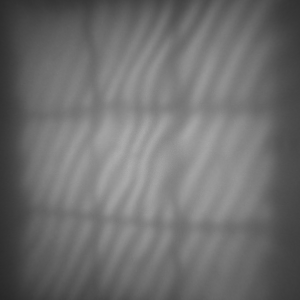
#> input picture Website/cameraSettings/light_setting_dark.png, 300 x 300 px, found by its file name; its folder holds only this picture in this run
$ jupyter execute image_find_peak.ipynb
#> lines starting #> are read from the running program, lines starting #| are printed output that depends on the picture; after the words box and inside, x2 and y2 are one past the last pixel; in counts of white or black regions, pixels touching at a corner belong together
[cell 1]
import os
import numpy as np
import cv2
from numpy import unravel_index
import math
import matplotlib.pyplot as plt

[cell 2]
def FFT(image):
    # Return the fast fourier transform after it is centered
    fft = np.fft.fft2(image, s=None, axes=(-2, -1), norm=None)
    fft = np.fft.fftshift(fft, axes=None)
    return fft

def power_spectrum(fft):
    # Returns the power spectrum of the 2D-Fourier Transform
    return np.abs(fft)**2

def findPeakGrid(a):
    height = len(a)
    width = len(a[0])
    b = np.asarray(a)

    return unravel_index(b.argmax(), b.shape)


def maskDots(fft_img, X, Y, radius_squared):
    # Compute the squared distances from the circle center
    r1 = (np.arange(crop_size)[:, None] - Y - crop_size/2) ** 2 + (np.arange(crop_size) - X - crop_size/2) ** 2
    r2 = (np.arange(crop_size)[:, None] + Y - crop_size/2) ** 2 + (np.arange(crop_size) + X - crop_size/2) ** 2


    # Create a mask that is True where both distances are greater than radius ** 2
    mask = np.logical_and(r1 > radius_squared, r2 > radius_squared)

    # Apply the mask to the FFT image
    fft_img[mask] = 0

    fft_copy = fft_img.copy()

    return fft_copy

def showImage(image, X, Y, radius_squared):
    # Takes a numpy array and transforms it into cv2 heatmap

    # Logarithmic and normalize
    image_log = np.log(np.abs(image.astype(np.float64)))
    image_norm = cv2.normalize(image_log, None, 0, 255, cv2.NORM_MINMAX)

    # Grayscale from normalized logarithmic image
    image_gray = np.uint8(image_norm)*255

    # Create heatmap from grayscale
    image_heatmap = cv2.applyColorMap(image_gray, cv2.COLORMAP_JET)

    # Add circle to show where mask is
    w = len(image_heatmap)
    h = len(image_heatmap[0])
    image_heatmap = cv2.circle(image_heatmap, (int(w/2+X),int(h/2+Y)), int(math.sqrt(radius_squared)), (0, 0, 0), 1)
    #cv2.imshow("circle",image_heatmap)

    # Resize image
    image_heatmap = cv2.resize(image_heatmap, (w*4, h*4))

    # Crop unnecessary parts out
    w = len(image_heatmap)
    h = len(image_heatmap[0])
    image_heatmap = image_heatmap[int(w/2)-120:int(w/2)+120, int(h/2)-120:int(h/2)+120]

    # Image to contain heatmap color bar gradient
    color_bar = np.zeros((image_heatmap.shape[0], 70, 3), dtype=np.uint8)
    gradient = np.linspace(0, 255, image_heatmap.shape[0]).astype(np.uint8)

    # Add the gradient to the color bar
    for i, intensity in enumerate(gradient):
        color = cv2.applyColorMap(np.array([[intensity]]), cv2.COLORMAP_JET)[0][0]
        color_bar[i] = color

    # Concatenate the color bar and the heatmap horizontally
    image_with_colorbar = np.concatenate((image_heatmap, color_bar), axis=1)

    # Settings for color bar font and placement
    font = cv2.FONT_HERSHEY_SIMPLEX
    font_scale = 0.4
    font_color = (255, 255, 255)  # White
    font_thickness = 1
    font_color2 = (0,0,0)  # White
    font_thickness2 = 2
    value_step = len(image_heatmap) / 5.5

    # Actual numeric values
    image_minvalues = np.amin(image_log)
    image_maxvalues = np.amax(image_log)

    color_bar_values = np.exp(np.linspace(image_minvalues, image_maxvalues, num=6))

    for i in range(6):
        value = color_bar_values[i]
        cv2.putText(
            image_with_colorbar,
            "{:.1e}".format(value),
            (image_with_colorbar.shape[1]-60, image_with_colorbar.shape[0] - int(i * value_step) - 10),
            font,
            font_scale,
            font_color2,
            font_thickness2)
        cv2.putText(
            image_with_colorbar,
            "{:.1e}".format(value),
            (image_with_colorbar.shape[1]-60, image_with_colorbar.shape[0] - int(i * value_step) - 10),
            font,
            font_scale,
            font_color,
            font_thickness)

    return image_with_colorbar

[cell 3]
# [4 lines of commented-out code are left out]
path = "C:/Users/Bruger/Documents/GitHub/B.Sc.-Touch-Free-Interaction/Website/cameraSettings"

crop_size = 240

[cell 4]
for filename in os.listdir(path):
    if filename.endswith(".png"):
        file_path = os.path.join(path, filename)
        image = cv2.imread(file_path)
#> image is the input picture: shape (300, 300, 3); min 40, max 173, mean 110.5
        image = cv2.cvtColor(image, cv2.COLOR_BGR2GRAY)
#> image: shape (300, 300)
        image = image[0:crop_size, 0:crop_size]
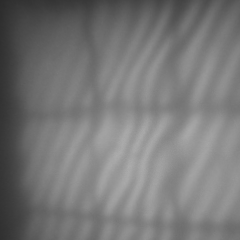
#> image: shape (240, 240); min 43, max 173, mean 119.3

        fft = FFT(image)
        ps = power_spectrum(fft)
#> in power_spectrum, `return np.abs(fft)**2`:
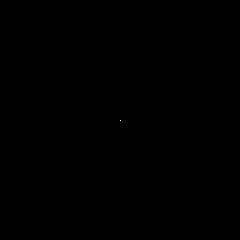
#> returned value: shape (240, 240) float64; min 0.404, max 4.72e+13, mean 867169747; drawn with min black and max white
        #size = int(crop_size/2)
        #ps[size-4:size+4, size-4:size+4] = 0

        text = filename
# [19 lines of commented-out code are left out]
        radius_squared = 40
        radius_dots = -15
        angle = 155

        # [9 lines of commented-out code are left out]

        X = radius_dots * math.sin(math.pi * 2 * angle / 360 + math.pi/2);
        Y = radius_dots * math.cos(math.pi * 2 * angle / 360 + math.pi/2);

        ps_mask = ps.copy()
        ps_mask = maskDots(ps_mask, X, Y, radius_squared)
        #ps_mask_imshow = np.log(np.abs(ps_mask.copy().astype(np.float64)))
        #cv2.imshow(filename+"1", cv2.normalize(np.uint8(ps_mask_imshow)*255, None, 0, 255, cv2.NORM_MINMAX))


        avgval = np.mean(ps_mask, axis=1)
#> avgval = 240 values, max 41878567.2 at index 116, min 0 at index 0, mean 974781.9
        avgval = np.mean(avgval)
#> avgval = 974781.9
        #print(avgval)

        maxval = np.amax(ps_mask)
#> maxval = 3.46e+09
        #print(maxval)
        #print('{:.1e}'.format(maxval))

        maxvalpos = findPeakGrid(ps_mask)
#> in findPeakGrid, `height = len(a)`: height = 240
#> maxvalpos = (116, 111)

        #print("mm", text)
        #print(text)
        #print("mm", text[0], ": deg", text[1])
        print(int(avgval))
#| 974781
        #print(maxvalpos)

        # Show image
        cv2.imshow(filename, showImage(ps, X, Y, radius_squared))
#> in showImage, `image_log = np.log(np.abs(image.astype(np.float64)))`:
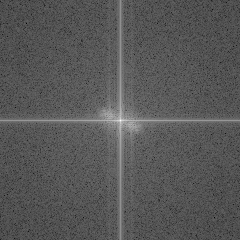
#> image_log: shape (240, 240) float64; min -0.907, max 31.49, mean 10.3; drawn with min black and max white
#> in showImage, `image_gray = np.uint8(image_norm)*255`:
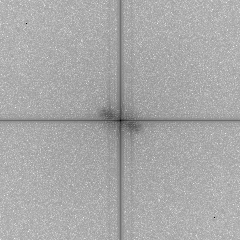
#> image_gray: shape (240, 240); min 0, max 241, mean 168.6
#> in showImage, `image_heatmap = cv2.applyColorMap(image_gray, cv2.COLORMAP_JET)`:
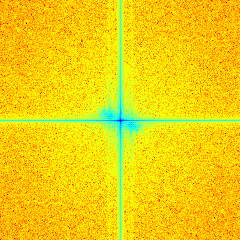
#> image_heatmap: shape (240, 240, 3); mean B, G, R 9.6, 207.7, 245.5
#> in showImage, `w = len(image_heatmap)`: w = 240
#> in showImage, `image_heatmap = cv2.circle(image_heatmap, (int(w/2+X),int(h/2+Y)), int..`: image_heatmap: shape (240, 240, 3); 0.06% of pixels changed, all inside (x1, y1, x2, y2) = (127, 120, 140, 133)
#> in showImage, `image_heatmap = cv2.resize(image_heatmap, (w*4, h*4))`:
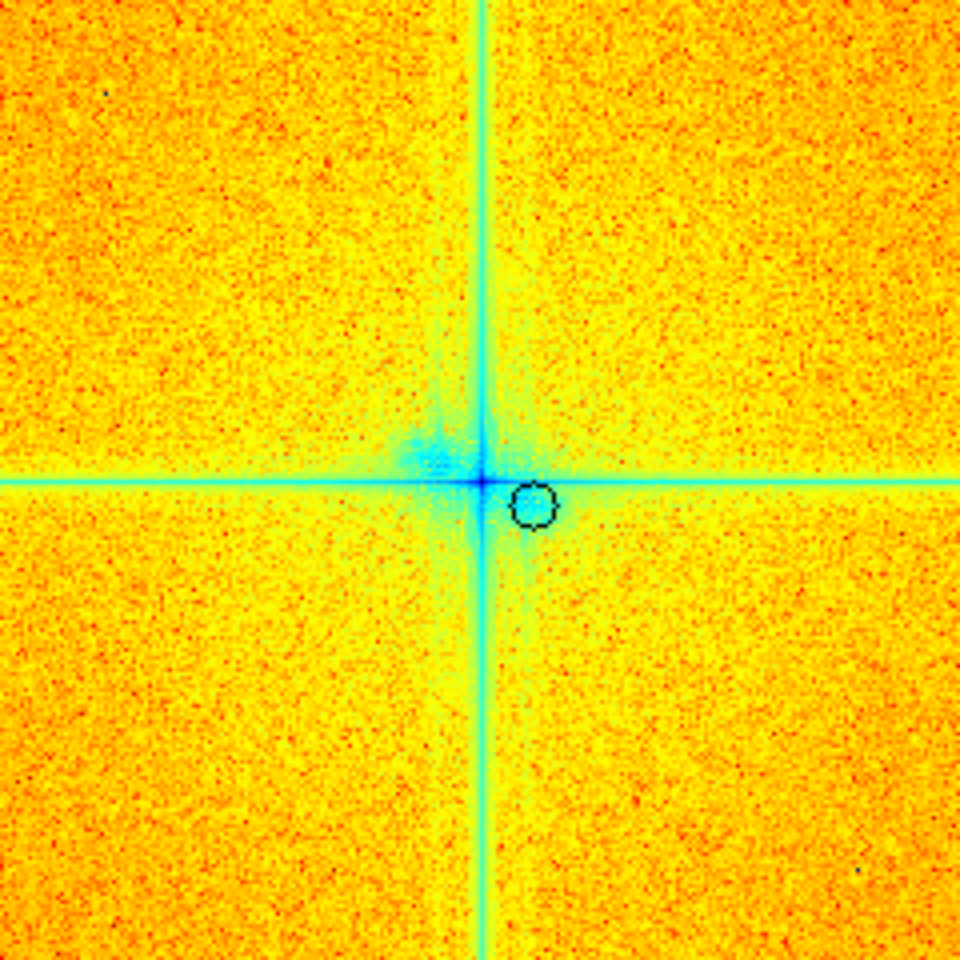
#> image_heatmap: shape (960, 960, 3); mean B, G, R 9.5, 207.5, 245.4
#> in showImage, `w = len(image_heatmap)`: w = 960
#> in showImage, `image_heatmap = image_heatmap[int(w/2)-120:int(w/2)+120, int(h/2)-120:..`:
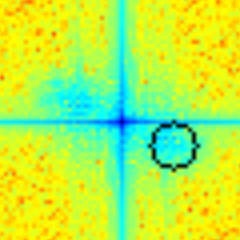
#> image_heatmap: shape (240, 240, 3); mean B, G, R 74.2, 240.8, 179
#> after the loop in showImage, `for i, intensity in enumerate(gradient):`:
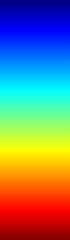
#> color_bar: shape (240, 70, 3); mean of channels 0, 1, 2 119.8, 126.8, 119.2; drawn as B, G, R
#> in showImage, `image_with_colorbar = np.concatenate((image_heatmap, color_bar), axis=1)`:
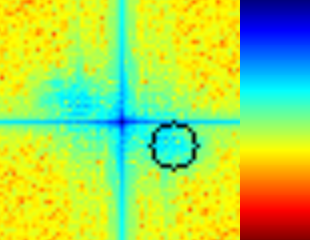
#> image_with_colorbar: shape (240, 310, 3); mean B, G, R 84.5, 215.1, 165.5
#> in showImage, `value_step = len(image_heatmap) / 5.5`: value_step = 43.64
#> in showImage, `image_minvalues = np.amin(image_log)`: image_minvalues = -0.907
#> in showImage, `image_maxvalues = np.amax(image_log)`: image_maxvalues = 31.49
#> after the loop in showImage, `for i in range(6):`:
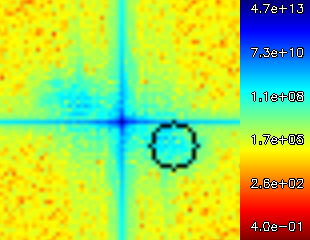
#> image_with_colorbar: shape (240, 310, 3); 2.66% of pixels changed, all inside (x1, y1, x2, y2) = (250, 3, 304, 232)

cv2.waitKey(0) #wait for any key
cv2.destroyAllWindows() #close the image window
